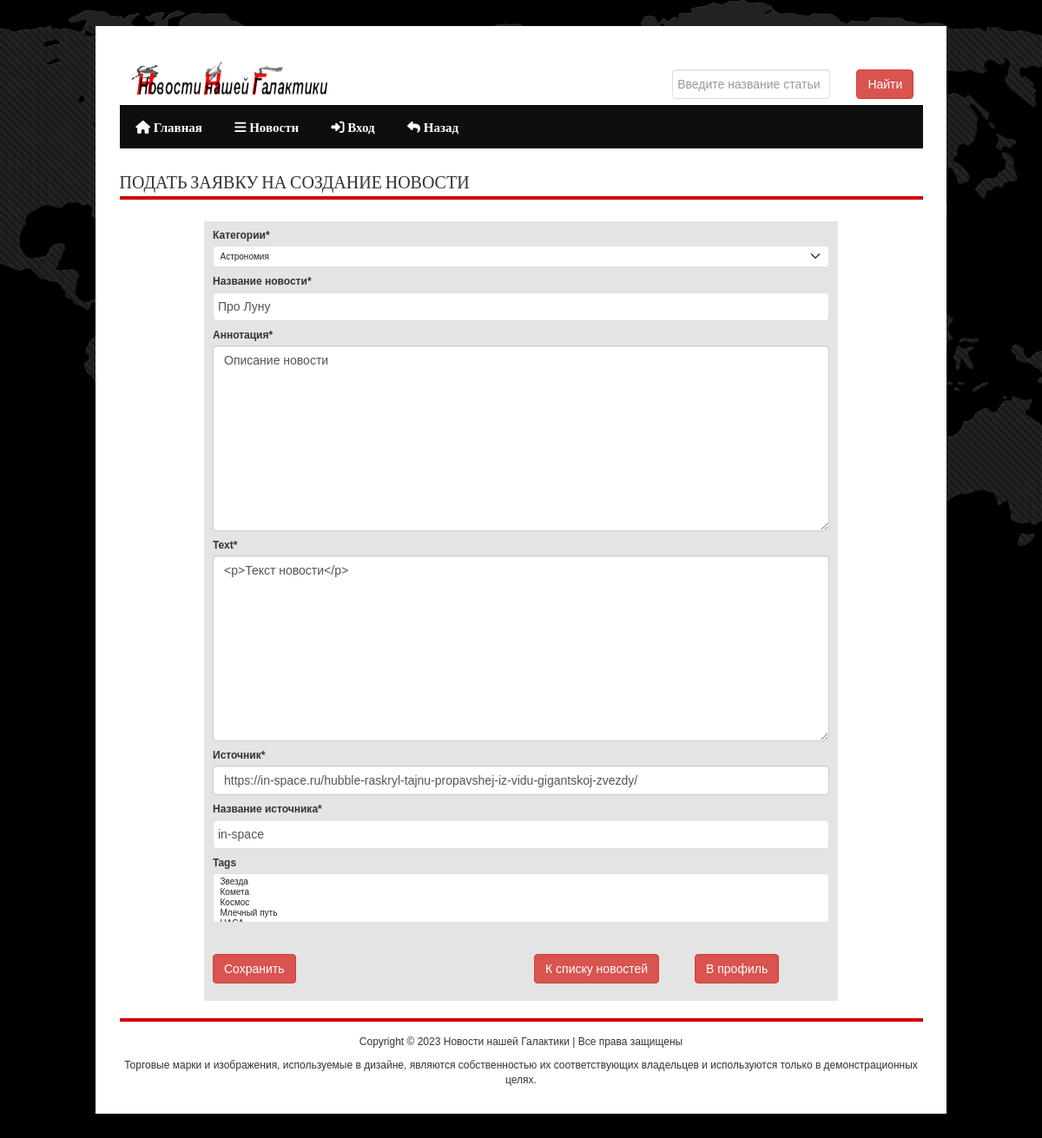
The page /news/update/14 on the database as committed earlier.
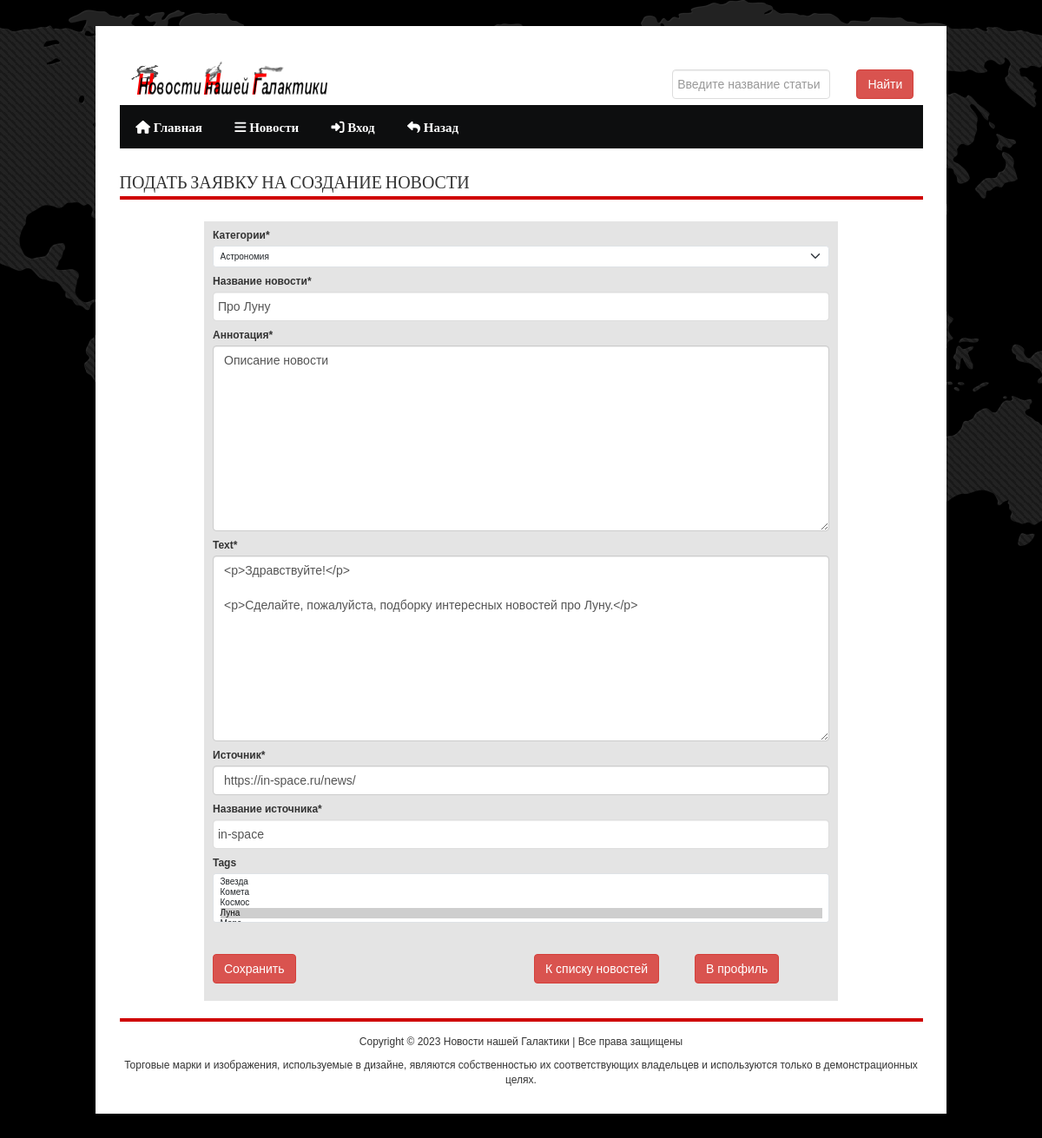
The same page on the database as committed later.
### news/models.py (models this page shows, shortened)
class Article(models.Model):
    categories_list = (('A', 'Астрономия'),
                  ('K', 'Космонавтика'),
                  ('AF', 'Астрофизика'),
                  ('G', 'Геология'))
    author = models.ForeignKey(User, on_delete=models.CASCADE, null=True, verbose_name='Автор')
    title = models.CharField('Название новости', max_length=150, default='', validators = [MinLengthValidator(10)], null=False)
    anouncement = models.TextField('Аннотация', max_length=1250, validators = [MinLengthValidator(10)], null=False)
    source = models.URLField('Источник', null=True)
    sourcename = models.CharField('Название источника', max_length=150, validators = [MinLengthValidator(2)], null=False)
    text = RichTextField('Текст новости', validators = [MinLengthValidator(50)], null=False)
    date = models.DateTimeField('Дата публикации', auto_created=True)
    categories = models.CharField(choices=categories_list, max_length=20, verbose_name='Категории')
    tags = models.ManyToManyField(to=Tag, blank=True)
    status = models.BooleanField(default=False, verbose_name='Опубликовано')
    objects = models.Manager()
    published = PublishedManager()
    class Meta:
        ordering = ['title','date']
        verbose_name = 'Новость'
        verbose_name_plural = 'Новости'

class Tag(models.Model):
    title = models.CharField(max_length=80, verbose_name='Название')
    status = models.BooleanField(default=True, verbose_name='Статус')
    def __str__(self):
        return self.title
    class Meta:
        ordering = ['title','status']
        verbose_name = 'Тэг'
        verbose_name_plural ='Тэги'

### news/views.py (the view)
# urls.py: path('update/<int:pk>', views.ArticleUpdateView.as_view(), name='news_update'),
class ArticleUpdateView(UpdateView):
    model = Article
    success_url = reverse_lazy('user_profile')
    template_name = 'news/news_input.html'
    fields = ['categories','title','anouncement','text','source','sourcename','tags']

### news/templates/news/news_input.html (shortened to what this page needs)
<!DOCTYPE html PUBLIC "-//W3C//DTD XHTML 1.0 Transitional//EN"
        "http://www.w3.org/TR/xhtml1/DTD/xhtml1-transitional.dtd">
{% load static %}
{% load bootstrap5 %}
{% load crispy_forms_tags %}
<html xmlns="http://www.w3.org/1999/xhtml">
<html lang="ru">
<head>
    {%bootstrap_css%}
    <link rel="stylesheet" type="text/css" href="{% static 'main/' %}assets/font/font-awesome.min.css"/>
    <link rel="stylesheet" type="text/css" href="{% static 'main/' %}assets/font/font.css"/>
    <link rel="stylesheet" type="text/css" href="{% static 'main/' %}assets/css/bootstrap.min.css" media="screen"/>
    <link rel="stylesheet" type="text/css" href="{% static 'main/' %}assets/css/style.css" media="screen"/>
    <link rel="stylesheet" type="text/css" href="{% static 'main/' %}assets/css/responsive.css" media="screen"/>
    <link rel="stylesheet" type="text/css" href="{% static 'main/' %}assets/css/jquery.bxslider.css" media="screen"/>
</head>
<body>
<div class="body_wrapper">
    <div class="center">
        {% block header %} {% include 'main/header.html' %} {% endblock %}
        <div class="content_area">
            {% if user.is_staff == True %}
            <h2 class="title"></h2>
                {% else %}
                <h2 class="title">ПОДАТЬ ЗАЯВКУ НА СОЗДАНИЕ НОВОСТИ</h2>
            {% endif %}
            <div class="content_area">
                <div class="inner_footer_top">
                    <div class="single_sidebar">
                        <div class="news-letter">
                            <div class="container-fluid>">
                                <form method="post" enctype="multipart/form-data">
                                    {{ form|crispy }}<br><br>
                                    <div class="row">
                                        <div class="col-lg-6">
                                            <p><input class="btn btn-danger" type="submit" value="Сохранить"></p>
                                        </div>
                                        <div class="col-lg-3">
                                            <a class="btn btn-danger" href="{% url 'news_index' %}">К списку новостей</a>
                                        </div>
                                        <div class="col-lg-3">
                                            <p><a class="btn btn-danger" href="{% url 'user_profile' %}">В профиль</a></p>
                                        </div>
                                    </div>
                                </form>
                            </div>
                        </div>
                    </div>
                </div>
            </div>
            <h6 class="title"></h6>
            {% block footer %} {% include 'main/footer.html' %} {% endblock %}
        </div>
    </div>
<link rel="stylesheet" href="https://ajax.googleapis.com/ajax/libs/jqueryui/1.11.4/themes/smoothness/jquery-ui.css">
</body>
</html>

Rows that differ between the two databases and show on the page:
changed Article "Астрономия": text "<p>Текст новости</p>" → "<p>Здравствуйте!</p> <p>Сделайте, пожалуйста, подборку интересных новостей про Луну.</p>"; source "https://in-space.ru/hubble-raskryl-tajnu-propavshej-iz-vidu-gigantskoj-zvezdy/" → "https://in-space.ru/news/"
Other text that changed with them:
form field tags: "Звезда / Комета / Космос / Млечный путь" → "Звезда / Комета / Космос / Луна ☑"
